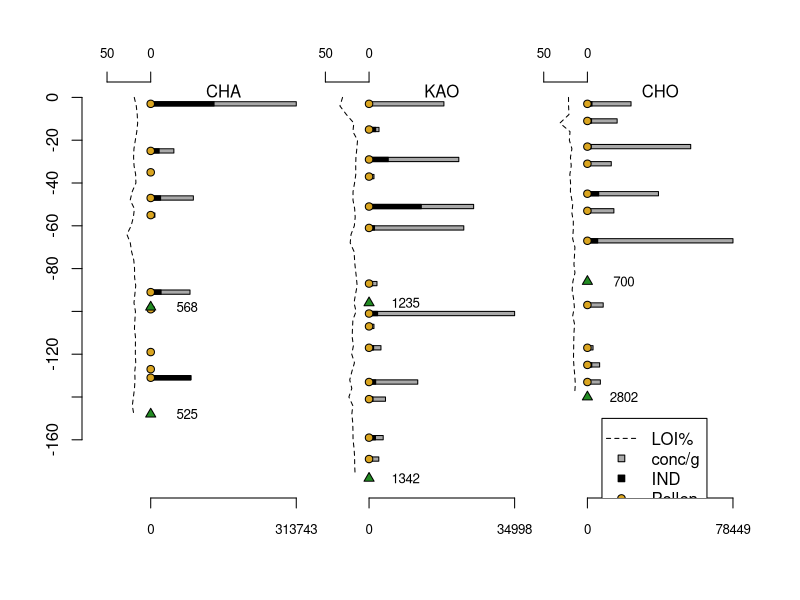
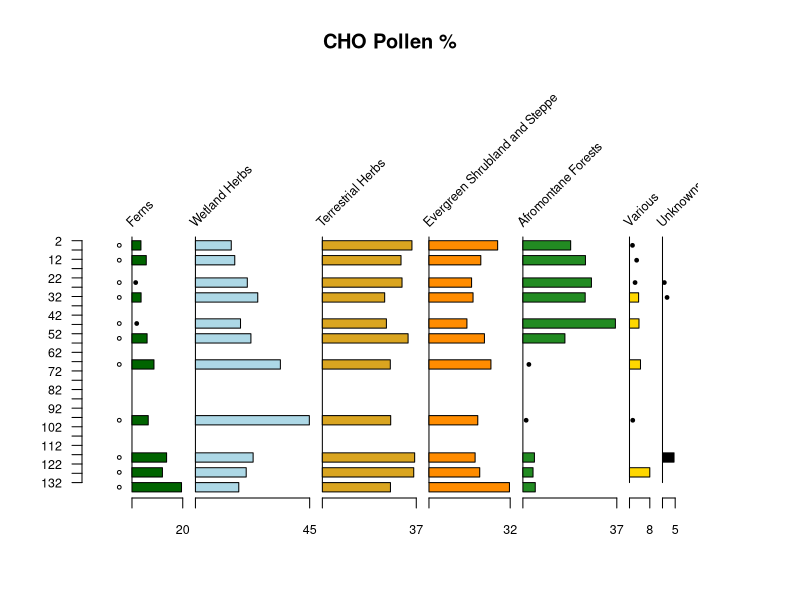

Reproduce these figures in R, in order.
###Basic plotting of Gamo Results for SAA Poster

#Necessary Functions

plottR=function(x,y,
                percent=TRUE,
                spacing=5,
                min_LYCO=0,
                min_PHYT=0,
                min_POL=0,
                scale_exclude=FALSE,
                stacked=FALSE,
                set_windows=FALSE,
                window_size=100,
                stem_labels=NA,
                exclude_columns=NA,
                exclude_size=25,
                #exclude=NA, #Let's lose the "exclude" command, include "independent" plotting?
                plot_boxes=TRUE,
                box_width=5,
                pl_colors=0,
                sample_lines=FALSE,
                by_depth=TRUE,
                plot_title=NA,
                point_limit=1,
                log_concentrations=FALSE,
                manual_range=FALSE,
                min_y=0,
                max_y=100,
                label_buffer=75,
                label_anchor=5,
                plot_zones=FALSE,
                clust=NA,
                n_groups=3,
                zone_labels=NA
                #aspct_ratio=
)
{ 
  if(class(stem_labels)=="character"){
    taxa=stem_labels
  } else {
    taxa=colnames(x)
  }
  
  
  if(percent==TRUE){ #Path for calculating percents rather than raw values ###CALCULATING PERCENTS IS STUPID
    
    #Scan for values to exclude
    LYCO_n=y$LYCO_n
    x=x[LYCO_n>min_LYCO,]
    
    if(by_depth==FALSE){
      all_sample_depths=y$cal_BP
      cut_sample_depths=all_sample_depths[LYCO_n<=min_LYCO]
      use_sample_depths=all_sample_depths[LYCO_n>min_LYCO]
    } else {
      all_sample_depths=y$depth
      cut_sample_depths=all_sample_depths[LYCO_n<=min_LYCO]
      use_sample_depths=all_sample_depths[LYCO_n>min_LYCO]
    }
    
    
    #Need maximum widths of each type
    #taxa=colnames(x) - testing something here
    x[is.na(x)] = 0
    x_max=apply(x,2,max)
    
    if(scale_exclude==TRUE){ #We're dropping in spaces for the appended data
      x_max[(length(x_max)-(length(exclude_columns)-1)):length(x_max)]=exclude_size
    }
    
    windows=ceiling(x_max) #Each morphotype gets a "window" set just above its max value.
    
    anchors=vector("numeric",length=length(windows))
    for(i in 1:length(anchors)){
      if(i==1){
        anchors[i]=0
      } else {
        anchors[i]=sum(windows[1:(i-1)])+(spacing*(i-1))
      }
    }
    
    plot_width=sum(windows)+(spacing*(length(windows)-1)) #Total width for the plot in percent.
    
    if(by_depth==TRUE){ #Fork here to plot by date
      y_var=y$depth[LYCO_n>min_LYCO]
    } else {
      y_var=y$cal_BP[LYCO_n>min_LYCO] #First crack at adding dates... 3.6.2024-CAK
    } #this is where you would add dates if applicable
    
    #Break here to add if statement to manage y axis plotting.
    if(manual_range==FALSE){
      plot(0,0,xlim=c(0-(plot_width*0.05),plot_width),ylim=c(max(y_var)*-1,label_buffer),pch=NA,ann=FALSE,axes=FALSE) 
      #Do we need divergent paths for plotting by date or depth?
    } else {
      plot(0,0,xlim=c(0-(plot_width*0.05),plot_width),ylim=c(max_y*-1,(min_y+label_buffer)),pch=NA,ann=FALSE,axes=FALSE)
    }
    ### Plotting uses manual manipulation of the upper part of the y axis to create space for labels. This needs to be managed as a %. 
    
    if(is.character(plot_title)==TRUE){
      title(main=plot_title)
    }
    
    #if(plot_zones==TRUE){ #adjusting anchors and taxa list for zone title
    #  anchors=c(0-(plot_width*0.049),anchors)
    #  taxa = c("zones",taxa)
    #}
    
    text(anchors,label_anchor,labels=taxa,srt=45,adj=c(0,0),cex=0.75)
    #This is where we break it for mannual_range
    if(manual_range==FALSE){
      axis(2,seq(max(y_var)*-1,0,5),las=1,labels=seq(max(y_var),0,-5),cex.axis=0.75)
    } else {
      axis(2,seq(max_y*-1,min_y*-1,max_y*0.05),las=1,labels=seq(max_y,min_y,max_y*-0.05),cex.axis=0.75)
    }
    
    
    for(i in 1:ncol(x)){ #Loop for plotting data by columns, note that everything that's submitted gets plotted, "exclude" only refers to % calculation
      top_pts=c(rep(anchors[i],2))
      btm_pts=c(0,max(y_var)*-1)
      #print(c(top_pts,btm_pts)) #Testing if this was working, if there's problems, try turning this on.
      #Forking here to manage drawing stems
      if(manual_range==TRUE){
        btm_pts=c(min_y,max_y)*-1
      }
      lines(top_pts,btm_pts)
      
      if(plot_boxes==TRUE){ #Splitting path here to focus on plotting boxes, can incorporate polygons later...
        if(scale_exclude==TRUE){
          if(i<ncol(x)-(length(exclude_columns)-1)){
            for(ii in 1:nrow(x)){
              if(x[ii,i]>point_limit){
                box_x=c(0,0,x[ii,i],x[ii,i])+anchors[i]
                box_y=c(y_var[ii],y_var[ii]+box_width,y_var[ii]+box_width,y_var[ii])*-1
                #polygon(box_x,box_y,col="black")
                polygon(box_x,box_y,col=pl_colors[i])
              } else {
                pch_val=21
                pch_val[x[ii,i]==0]=NA
                points(x[ii,i]+anchors[i],(y_var[ii]+(box_width*0.5))*-1,pch=pch_val,bg="black",cex=0.5)
              }
              
            }
          } else {
            box_mx=max(x[,i],na.rm=TRUE)
            box_pr=x[,i]/box_mx
            box_points=box_pr*exclude_size
            for(ii in 1:nrow(x)){
              box_x=c(0,0,box_points[ii],box_points[ii])+anchors[i]
              box_y=c(y_var[ii],y_var[ii]+box_width,y_var[ii]+box_width,y_var[ii])*-1
              #polygon(box_x,box_y,col="black")
              polygon(box_x,box_y,col=pl_colors[i])
            }
          }
        } else {
          for(ii in 1:nrow(x)){
            if(x[ii,i]>point_limit){
              box_x=c(0,0,x[ii,i],x[ii,i])+anchors[i]
              box_y=c(y_var[ii],y_var[ii]+box_width,y_var[ii]+box_width,y_var[ii])*-1
              #polygon(box_x,box_y,col="black")
              polygon(box_x,box_y,col=pl_colors[i])
            } else {
              pch_val=21
              pch_val[x[ii,i]==0]=NA
              points(x[ii,i]+anchors[i],(y_var[ii]+(box_width*0.5))*-1,pch=pch_val,bg="black",cex=0.5)
            }
            
          }
        }
        
        
        
      } else { #This is where we do polygons
        
        if(scale_exclude==TRUE){
          if(i<ncol(x)-(length(exclude_columns)-1)){
            
            x_points = c(x[,i],rep(0,length(x[,i])))+anchors[i]
            y_points = c(y_var,rev(y_var))*-1
            polygon(x_points,y_points, col=pl_colors[i])
            
            for(ii in 1:nrow(x)){
              if(x[ii,i]>point_limit){
                if(sample_lines==TRUE){
                  lines(c(0,x[ii,i])+anchors[i],c(y_var[ii],y_var[ii])*-1)
                }
                #box_x=c(0,0,x[ii,i],x[ii,i])+anchors[i]
                #box_y=c(y_var[ii],y_var[ii]+box_width,y_var[ii]+box_width,y_var[ii])*-1
                #polygon(box_x,box_y,col="black")
                #polygon(box_x,box_y,col=pl_colors[i])
              } else {
                pch_val=21
                pch_val[x[ii,i]==0]=NA
                points(x[ii,i]+anchors[i],(y_var[ii]+(box_width*0.5))*-1,pch=pch_val,bg="black",cex=0.5)
              }
              
            }
          } else {
            box_mx=max(x[,i],na.rm=TRUE)
            box_pr=x[,i]/box_mx
            box_points=box_pr*exclude_size
            
            x_points = c(box_points,rep(0,length(box_points)))+anchors[i]
            y_points = c(y_var,rev(y_var))*-1
            #x_points=c(box_points,rep(0,length(box_points)))
            #y_points=c(y_var,rev(y_var))
            
            polygon(x_points,y_points,col=pl_colors[i])
            
            for(ii in 1:nrow(x)){
              #box_x=c(0,0,box_points[ii],box_points[ii])+anchors[i]
              #box_y=c(y_var[ii],y_var[ii]+box_width,y_var[ii]+box_width,y_var[ii])*-1
              #polygon(box_x,box_y,col="black")
              #polygon(box_x,box_y,col=pl_colors[i])
            }
          }
        } else {
          
          x_points = c(x[,i],rep(0,length(x[,i])))+anchors[i]
          y_points = c(y_var,rev(y_var))*-1
          polygon(x_points,y_points, col=pl_colors[i])
          
          for(ii in 1:nrow(x)){
            if(x[ii,i]>point_limit){
              if(sample_lines==TRUE){
                lines(c(0,x[ii,i])+anchors[i],c(y_var[ii],y_var[ii])*-1)
              }
              #box_x=c(0,0,x[ii,i],x[ii,i])+anchors[i]
              #box_y=c(y_var[ii],y_var[ii]+box_width,y_var[ii]+box_width,y_var[ii])*-1
              #polygon(box_x,box_y,col="black")
              #polygon(box_x,box_y,col=pl_colors[i])
            } else {
              pch_val=21
              pch_val[x[ii,i]==0]=NA
              points(x[ii,i]+anchors[i],(y_var[ii]+(box_width*0.5))*-1,pch=pch_val,bg="black",cex=0.5)
            }
            
          }
        }
        
        
        
      }
      
      if(i<ncol(x)-(length(exclude_columns)-1)){
        axis(1,at=c(anchors[i],anchors[i]+windows[i]),labels=c(NA,windows[i]),cex.axis=0.75)
      } else {
        axis(1,at=c(anchors[i],anchors[i]+windows[i]),labels=c(NA,ceiling(max(x[,i],na.rm=TRUE))),cex.axis=0.75)
      }
      
      #HOLD POINT FOR ZONES
      
    } #Closing column plotting loop.
    
    if(plot_zones==TRUE){ ###Adding zones to plots, supply a chclust object and n groups.
      clusters = cutree(clust, k = n_groups)
      text_anchors=vector("numeric",length = length(n_groups))
      text(0-(plot_width*0.04),label_anchor,labels="zones",srt=45,adj=c(0,0),cex=0.75) #adding zone label
      if(class(zone_labels)=="character"){
        
      } 
      else {
        zone_labels=as.character(c(1:n_groups))
      }
      for(j in 2:n_groups){ #Now we find lines between the major groups. Can append this to the cluster building.
        xj = max(y_var[clusters == j-1])*-1
        yj = min(y_var[clusters == j])*-1
        b = (xj + (yj - xj)/2)
        lines(c(0-(plot_width*0.05),plot_width), c(b, b), lty = 3)
        text_anchors[j]=b
      }
      for(k in 1:n_groups){
        if(k!=n_groups){
          text(0-(plot_width*0.03),text_anchors[k+1]+((text_anchors[k]-text_anchors[k+1])/2),zone_labels[k],cex=0.6,adj=c(1,0))
        } else {
          text(0-(plot_width*0.03),text_anchors[k]-((text_anchors[k]+max_y)/2),zone_labels[k],cex=0.6,adj=c(1,0))
        }
        
      }
    } else {}
    
    points(-rep(spacing,length(use_sample_depths)),(use_sample_depths*-1)-(box_width*0.5),pch=21,cex=0.5)
    points(-rep(spacing,length(cut_sample_depths)),(cut_sample_depths*-1)-(box_width*0.5),pch=4,cex=0.5)
    
  } else { #Closing percent calculation path, this is where raw value plots would begin.
    
    #if(stacked==TRUE & summarize_taxa==TRUE){ #Building out loop to handle summarizing results by taxa groups.
    
    #We need summarized results for select samples (thresholds for sample size and lycopodium?), then we plot as points or boxes?
    
    #} #Closing out summarizing by group plots.
    
    if(stacked==TRUE & set_windows==TRUE){ #Opening section for plotting stacked results with even windows.
      
      if(log_concentrations==TRUE){
        conc_finder=grep("conc",colnames(x))
        for(i in 1:length(conc_finder)){
          x[,conc_finder[i]]=log(x[,conc_finder[i]])
        }
      }
      
      LYCO_n=y$LYCO_n
      
      all_sample_depths=y$depth
      cut_sample_depths=all_sample_depths[LYCO_n<=min_LYCO]
      use_sample_depths=all_sample_depths[LYCO_n>min_LYCO]
      
      x=x[LYCO_n>min_LYCO,]
      y=y[LYCO_n>min_LYCO,]
      #taxa=colnames(x)
      x_max=apply(x,2,max)
      
      if(scale_exclude==TRUE){ #We're dropping in spaces for the appended data
        x_max[(length(x_max)-(length(exclude_columns)-1)):length(x_max)]=exclude_size
      }
      
      windows=rep(window_size,ncol(x)/2) #Each morphotype gets a "window" set just above its max value.
      
      anchors=vector("numeric",length=length(windows))
      for(i in 1:length(anchors)){
        if(i==1){
          anchors[i]=0
        } else {
          anchors[i]=sum(windows[1:(i-1)])+(spacing*(i-1))
        }
      }
      
      plot_width=sum(windows)+(spacing*(length(windows)-1)) #Total width for the plot in percent.
      
      if(by_depth==TRUE){ #Fork here to plot by date
        y_var=y$depth
      } else {} #this is where you would add dates if applicable
      
      
      #Break here to add if statement to manage y axis plotting.
      if(manual_range==FALSE){
        plot(0,0,xlim=c(0-(plot_width*0.05),plot_width),ylim=c(max(y_var)*-1,label_buffer),pch=NA,ann=FALSE,axes=FALSE) 
        #Do we need divergent paths for plotting by date or depth?
      } else {
        plot(0,0,xlim=c(0-(plot_width*0.05),plot_width),ylim=c(max_y*-1,(min_y+label_buffer)),pch=NA,ann=FALSE,axes=FALSE)
      }
      ### Plotting uses manual manipulation of the upper part of the y axis to create space for labels. This needs to be managed as a %. 
      
      if(is.character(plot_title)==TRUE){
        title(main=plot_title)
      }
      
      #Can we draw boxes straight out?
      
      evens=seq(2,ncol(x),2)
      odds=seq(1,ncol(x),2)
      
      plot_placement=vector("character",length=ncol(x))
      
      plot_placement[evens]="front"
      plot_placement[odds]="back"
      
      #taxa=stem_labels
      
      anchors=rep(anchors,2)
      anchors=anchors[order(anchors)]
      
      text(anchors[evens]+(window_size*0.3),5,labels=taxa[evens],adj=c(0,0),cex=0.75) ###This is broken in stacked logic - FIX
      text(anchors[odds]+(window_size*0.3),15,labels=taxa[odds],adj=c(0,0),cex=0.75)
      #Break here with manual_range
      if(manual_range==FALSE){
        axis(2,seq(max(y_var)*-1,0,5),las=1,labels=seq(max(y_var),0,-5),cex.axis=0.75)
      } else {
        axis(2,seq(max_y*-1,min_y*-1,5),las=1,labels=seq(max_y,min_y,-5),cex.axis=0.75)
      }
      
      
      for(i in 1:ncol(x)){
        #print(c(top_pts,btm_pts)) #Testing if this was working, if there's problems, try turning this on.
        if(plot_boxes==TRUE){ #Splitting path here to focus on plotting boxes, can incorporate polygons later..
          if(plot_placement[i]=="front"){
            box_mx=max(x[,i-1],na.rm=TRUE)
            box_pr=x[,i]/box_mx
            box_points=box_pr*window_size
            for(ii in 1:nrow(x)){
              
              if(x[ii,i]>point_limit){
                
                box_x=c(0,0,box_points[ii],box_points[ii])+anchors[i]
                box_y=c(y_var[ii],y_var[ii]+box_width,y_var[ii]+box_width,y_var[ii])*-1
                polygon(box_x,box_y,col="gray")
                
              } else {
                pch_val=21
                pch_val[x[ii,i]==0]=NA
                points(x[ii,i]+anchors[i],(y_var[ii]+(box_width*0.5))*-1,pch=pch_val,bg="gray",cex=0.5)
                #points(x[ii,i]+anchors[i],(y_var[ii]+(box_width*0.5))*-1,pch=21,bg="gray",cex=0.5)
              }
              
            }
            
          } else { #"BACK" set of plots.
            box_mx=max(x[,i],na.rm=TRUE)
            box_pr=x[,i]/box_mx
            box_points=box_pr*window_size
            for(ii in 1:nrow(x)){
              
              if(x[ii,i]>point_limit){
                
                box_x=c(0,0,box_points[ii],box_points[ii])+anchors[i]
                box_y=c(y_var[ii],y_var[ii]+box_width,y_var[ii]+box_width,y_var[ii])*-1
                polygon(box_x,box_y,col="black")
                
              } else {
                pch_val=21
                pch_val[x[ii,i]==0]=NA
                points(x[ii,i]+anchors[i],(y_var[ii]+(box_width*0.5))*-1,pch=pch_val,bg="black",cex=0.5)
                #points(x[ii,i]+anchors[i],(y_var[ii]+(box_width*0.5))*-1,pch=21,bg="black",cex=0.5)
              }
              
            }
            
            labelbox_x=c(0,0,25,25)+anchors[i]
            labelbox_y1=c(5,5+box_width,5+box_width,5)
            labelbox_y2=c(15,15+box_width,15+box_width,15)
            
            polygon(labelbox_x,labelbox_y1,col="gray")
            polygon(labelbox_x,labelbox_y2,col="black")
            
            top_pts=c(rep(anchors[i],2))
            btm_pts=c(0,max(y_var)*-1)
            #Forking here to manage drawing stems
            if(manual_range==TRUE){
              btm_pts=c(min_y,max_y)*-1
            }
            lines(top_pts,btm_pts)
            axis(1,at=c(anchors[i],anchors[i]+window_size),labels=c(NA,ceiling(max(x[,i],na.rm=TRUE))),cex.axis=0.75)
            
          }
          
          #if(i<ncol(x)-(length(exclude_columns)-1)){
          #  axis(1,at=c(anchors[i],anchors[i]+windows[i]),labels=c(0,windows[i]),cex.axis=0.5)
          #} else {
          #  axis(1,at=c(anchors[i],anchors[i]+windows[i]),labels=c(0,ceiling(max(x[,i],na.rm=TRUE))),cex.axis=0.5)
          #}
          
        } else {} #This is where we would do polygons #Closing if/else for box plotting
        
      } #Closing Column loop
      
      points(-rep(spacing,length(use_sample_depths)),(use_sample_depths*-1)-(box_width*0.5),pch=21,cex=0.5)
      points(-rep(spacing,length(cut_sample_depths)),(cut_sample_depths*-1)-(box_width*0.5),pch=4,cex=0.5)
      
    } else {} #Closing loop for Stacked and Set Window == TRUE/FALSE
    
  } #Closing else loop for percent==TRUE
  
} #Closing out function

#Logical controls on plotting figs

save_figs = TRUE

#Data Read

GAMO_all <- read.csv("GAMO_all.csv", header = TRUE) #Revised files

GAMO_LOI <- read.csv("GAMO_LOI.csv", header = TRUE)

GAMO_AMS <- read.csv("GAMO_AMS.csv", header = TRUE)

#Parse LOI results with names

LOI_cores = as.list(unique(GAMO_LOI$Core.ID))

LOI_cores = LOI_cores[order(unique(GAMO_LOI$Core.ID))]

#Isolate core details

GAMO_details = as.data.frame(t(GAMO_all[GAMO_all$CODE == "00_CORE", 6:ncol(GAMO_all)]))

#Add new headers

colnames(GAMO_details) = GAMO_all[1:6,3]


#Isolate counts

GAMO_counts = as.data.frame(t(GAMO_all[GAMO_all$CODE != "00_CORE" & GAMO_all$CODE != "01_PTERID", 6:ncol(GAMO_all)]))

#Add new headers

colnames(GAMO_counts) = GAMO_all[GAMO_all$CODE != "00_CORE" & GAMO_all$CODE != "01_PTERID", 3]

#Get rows for different cores

cores = list("CHA", "KAO", "CHO")

core_finder = lapply(cores, function(x){
  grep(x, row.names(GAMO_counts))
})

names(core_finder) = cores

#Sums and Concentrations

GAMO_sums = lapply(cores, function(x){
  apply(GAMO_counts[core_finder[[x]],],1,sum)
})

names(GAMO_sums) = cores

GAMO_conc = lapply(cores, function(x){
  (GAMO_sums[[x]]/GAMO_details$LYCO_n[core_finder[[x]]])*((GAMO_details$LYCO_mean[core_finder[[x]]]*2)/(GAMO_details$weight_g[core_finder[[x]]]))
})

names(GAMO_conc) = cores

conc_limit = lapply(cores, function(x){
  ceiling(max(GAMO_conc[[x]]))
})

names(conc_limit) = cores

#Simple plots

if(save_figs == TRUE){
  setEPS()
  tiff("Figure-2_all-cores.tiff", height = 3000, width = 2500, res = 300)
}

spacer = 50

plot(0, 0, axes = FALSE, ann = FALSE, pch = NA, xlim = c(-30,400), ylim = c(-180,0))

axis(2, seq(0,-160,-20))

for(i in 1:length(cores)){
  lines(-1*(GAMO_LOI$l.o.i...TOM.[GAMO_LOI$Core.ID == LOI_cores[[i]]])+((i-1)*(100+spacer)), -1*GAMO_LOI$sample.depth_from[GAMO_LOI$Core.ID == LOI_cores[[i]]], lty = 2)
  axis(3,at = c(-30,0)+((i-1)*(100+spacer)), labels = c(50,0), cex.axis = 0.8)
}

for(i in 1:length(cores)){
  for(j in 1:length(core_finder[[i]])){
    polygon(c(rep(100*(GAMO_conc[[i]][j]/conc_limit[[i]])+((i-1)*(100+spacer)),2),rep(0+((i-1)*(100+spacer)),2)),
            -1*c(GAMO_details$depth[core_finder[[i]]][j]+2,GAMO_details$depth[core_finder[[i]]][j],GAMO_details$depth[core_finder[[i]]][j],GAMO_details$depth[core_finder[[i]]][j]+2),
            col = "darkgrey")
    
  }
  
  for(j in 1:length(core_finder[[i]])){
    polygon(c(rep(((100*(GAMO_conc[[i]][j]/conc_limit[[i]]))*(GAMO_details$IND[core_finder[[i]][j]]/GAMO_sums[[i]][j]))+((i-1)*(100+spacer)),2),rep(0+((i-1)*(100+spacer)),2)),
            -1*c(GAMO_details$depth[core_finder[[i]]][j]+2,GAMO_details$depth[core_finder[[i]]][j],GAMO_details$depth[core_finder[[i]]][j],GAMO_details$depth[core_finder[[i]]][j]+2),
            col = "black")
  }
  axis(1, at = c(0,100)+((i-1)*(100+spacer)), labels = c(0, conc_limit[[i]]), cex.axis = 0.8)
}

for(i in 1:length(cores)){
  points(rep(0+((i-1)*(100+spacer)), length(core_finder[[i]])), -1*(GAMO_details$depth[core_finder[[i]]]+1), pch = 21, bg = "goldenrod")
  text(50+((i-1)*(100+spacer)), 3, paste(cores[[i]]))
}

for(i in 1:length(cores)){
  points(rep(0+((i-1)*(100+spacer)), length(GAMO_AMS$Core[GAMO_AMS$Core==cores[[i]]])), -1*GAMO_AMS$depth.top..cm.[GAMO_AMS$Core==cores[[i]]], pch = 24, bg = "forestgreen")
  text(rep(0+((i-1)*(100+spacer)+25), length(GAMO_AMS$Core[GAMO_AMS$Core==cores[[i]]])), -1*GAMO_AMS$depth.top..cm.[GAMO_AMS$Core==cores[[i]]],
       paste0(GAMO_AMS$cal.BP.2sig[GAMO_AMS$Core==cores[[i]]]), cex = 0.8)
}

legend(310, -150, c("LOI%", "conc/g", "IND", "Pollen", "14C"), lty = c(2, NA, NA, NA, NA), pch = c(NA, 22, 22, 21, 24), pt.bg = c(NA, "darkgrey", "black", "goldenrod", "forestgreen"))

if(save_figs == TRUE){
  dev.off()
}

#Pollen Diagram by summed categories

GAMO_taxa = GAMO_all[GAMO_all$CLASS != "Core",c(1:5)]
GAMO_groups = unique(GAMO_taxa$CODE)
group_names = unique(GAMO_taxa$ECOLOGY)

CHO_counts = GAMO_counts[core_finder[["CHO"]],GAMO_taxa$CODE != "00_CORE"]
CHO_detail = GAMO_details[core_finder[["CHO"]],GAMO_all$CODE == "00_CORE"]

CHO_groups = matrix(nrow = nrow(CHO_counts), ncol = length(GAMO_groups))
row.names(CHO_groups) = row.names(CHO_counts)
colnames(CHO_groups) = GAMO_groups


for(i in 1:length(GAMO_groups)){
  n = CHO_counts[,GAMO_taxa$CODE == GAMO_groups[i]]
  if(is.vector(n) == TRUE){
    CHO_groups[,i] = n
  } else {
    CHO_groups[,i] = apply(n, 1, sum)
  }
}

#Percents

CHO_pct = (CHO_groups/GAMO_sums$CHO)*100

#Set colors

Ecol_colors = c("darkgreen", "lightblue", "goldenrod", "darkorange", "forestgreen", "gold", "black")

#PlottR

if(save_figs == TRUE){
  setEPS()
  tiff("Figure-4_CHO-.tiff", height = 2000, width = 3000, res = 300)
}

par(mar = c(5, 4, 4, 5) + 0.1)

plottR(CHO_pct, CHO_detail, point_limit = 3, pl_colors = Ecol_colors, stem_labels = group_names, plot_title = "CHO Pollen %")

if(save_figs == TRUE){
  dev.off()
}

par(mar = c(5, 4, 4, 2) + 0.1)
